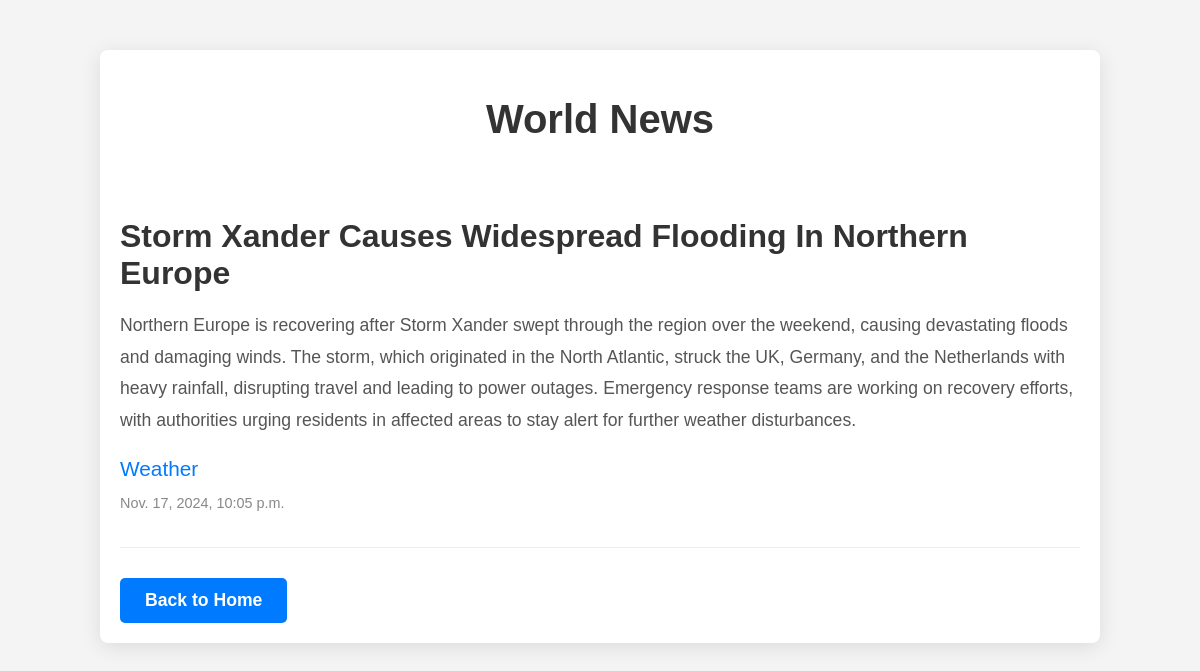
Screenshot of /Weather/ with the database file from the repository.
### news_website_homework_app/models.py (models this page shows, shortened)
class News(models.Model):
    title = models.CharField('Title', max_length=100)
    text = models.TextField('Text')
    category = models.ForeignKey(NewCategory, on_delete=models.CASCADE, related_name='News')
    date_added = models.DateTimeField('Date Added', auto_now_add=True)
    class Meta:
        verbose_name = 'New'
        verbose_name_plural = 'News'

class NewCategory(models.Model):
    category_name = models.CharField('Category Name', max_length=100)
    date_added = models.DateTimeField('Date Added', auto_now_add=True)
    def __str__(self):
        return self.category_name
    class Meta:
        verbose_name = 'Category Name'
        verbose_name_plural = 'Category Names'

### news_website_homework_app/views.py (the view)
# urls.py: path('Weather/', views.weather_news, name='weather_news'),
def weather_news(request):
    category_ = NewCategory.objects.get(category_name='Weather')
    world_news_latest = News.objects.filter(category=category_).order_by('-date_added')
    return render(request, 'news_website_homework_app/weather_news.html', {'world_news_latest': world_news_latest})

### news_website_homework_app/templates/news_website_homework_app/weather_news.html (shortened to what this page needs)
{% load static %}
<!DOCTYPE html>
<html lang="en">
<head>
    <link rel="stylesheet" href="{% static 'news_website_homework_app/css/categories.css' %}">
</head>
<body>
    <div class="container">
        <h1>World News</h1>
        {% for new in world_news_latest %}
            <div class="news-item">
                <h2>{{ new.title }}</h2>
                <p>{{ new.text }}</p>
                <h3>{{ new.category }}</h3>
                <p class="date">{{ new.date_added }}</p>
            </div>
        {% endfor %}
        <a href="{% url 'main_home_page' %}" class="back-home">Back to Home</a>
    </div>
</body>
</html>

### static/news_website_homework_app/css/categories.css (style rules this page uses)
body { font-family: 'Helvetica', sans-serif; background-color: #f4f4f4; color: #333; margin: 0; padding: 0; }
.container { width: 80%; margin: 50px auto; background-color: #fff; padding: 20px; border-radius: 8px; box-shadow: 0 4px 20px rgba(0, 0, 0, 0.1); }
h1 { font-size: 2.5em; color: #333; text-align: center; margin-bottom: 30px; }
.news-item { border-bottom: 1px solid #eee; padding: 20px 0; }
.news-item h2 { font-size: 2em; color: #333; margin-bottom: 15px; text-transform: capitalize; }
.news-item h3 { font-size: 1.3em; color: #007bff; margin-bottom: 10px; font-weight: normal; }
.news-item p { font-size: 1.1em; line-height: 1.8; margin-bottom: 10px; color: #555; }
.news-item .date { font-size: 0.9em; color: #888; margin-top: 5px; }
a.back-home { display: inline-block; padding: 12px 25px; background-color: #007bff; color: white; font-size: 1.1em; font-weight: bold; text-decoration: none; border-radius: 5px; text-align: center; margin-top: 30px; transition: background-color 0.3s ease, transform 0.3s ease; }

### rows the page displays
News: title "Storm Xander Causes Widespread Flooding In Northern Europe", text "Northern Europe is recovering after Storm Xander swept through the region over the weekend, causing devastating floods and damaging winds. The storm, which originated in the North Atlantic, struck the UK, Germany, and the Netherlands with heavy rainfall, disrupting travel and leading to power outages. Emergency response teams are working on recovery efforts, with authorities urging residents in affected areas to stay alert for further weather disturbances.", category "Weather", date_added "Nov. 17, 2024, 10:05 p.m."
